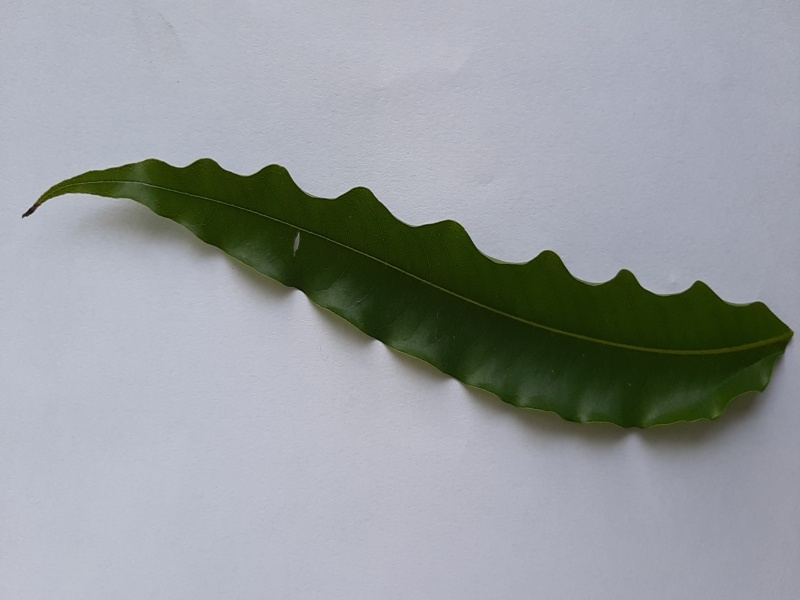
#> input picture test/Ashok2.jpg, 800 x 600 px, given as the content of the folder test/Ashok2.jpg, which was not available
$ python classify.py
#> lines starting #> are read from the running program, lines starting #| are printed output that depends on the picture
### utilities/rgbhistogram.py
import cv2
import numpy as np
import matplotlib.pyplot as plt


class RGBHistogram:
	def __init__(self, bins):
		# Store the number of bins the histogram will use
		self.bins = bins

	def describe(self, image, mask=None):
		# Compute a 3D histogram in the RGB colorspace, then normalize the histogram so that images
		# with the same content will have roughly the same histogram
		mask = cv2.cvtColor(mask,cv2.COLOR_BGR2GRAY)

		hist = cv2.calcHist([image], [0, 1, 2], mask, self.bins, [0, 256, 0, 256, 0, 256])

		cv2.normalize(hist, hist)
		return (hist.flatten())

### classify.py
from utilities.rgbhistogram import RGBHistogram
from sklearn.preprocessing import LabelEncoder
from sklearn.ensemble import RandomForestClassifier
from sklearn.model_selection import train_test_split
from sklearn.metrics import classification_report
from sklearn.neighbors import KNeighborsClassifier
import numpy as np
from sklearn.model_selection import cross_val_score
import glob
import cv2
import matplotlib.pyplot as plt
import _pickle as pickle
# Define paths

path_to_images =input("Enter train image path :")
#> the answer given: test/Ashok2.jpg
path_to_masks = input("Enter train image segmentents path : ")
#> the answer given: test/Ashok3.jpg

# Grab the image and mask paths
image_paths = sorted(glob.glob(path_to_images + "/*.jpg"))
mask_paths = sorted(glob.glob(path_to_masks + "/*.jpg"))

# Initialize the list of data and class label targets
data = []
target = []

# Initialize the image descriptor
descriptor = RGBHistogram([8, 8, 8])
k=0
# Loop over the image and mask paths
for (image_path, mask_path) in zip(image_paths, mask_paths):
	# Load the image and mask
	image = cv2.imread(image_path)
#> image is the input picture: shape (600, 800, 3); mean B, G, R 157.5, 154.5, 149.8
	mask = cv2.imread(mask_path)

	#mask = cv2.cvtColor(mask, cv2.COLOR_BGR2GRAY)

	# Describe the image
	features = descriptor.describe(image, mask)
#> in describe, `mask = cv2.cvtColor(mask,cv2.COLOR_BGR2GRAY)`:
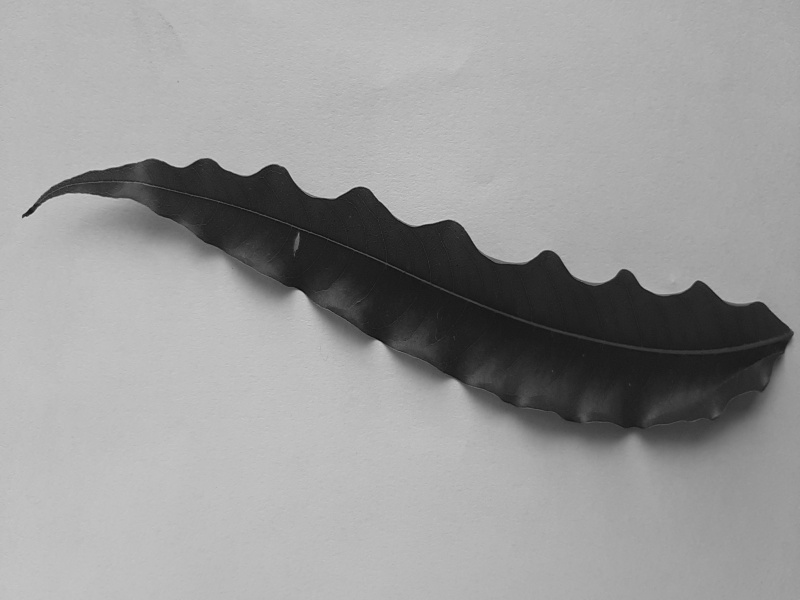
#> mask: shape (600, 800); min 10, max 204, mean 153.4
#> features = 512 values, max 0.826 at index 429, min 0 at index 2, mean 0.00381
	# Update the list of data and targets
	data.append(features)
	target.append(image_path.split("/")[1].split(".")[0])


# Grab the unique target names and encode the labels
target_names = np.unique(target)
le = LabelEncoder()
target = le.fit_transform(target)
# Construct the training and testing splits
#> (the run stopped early here; a loop or call above may not have finished)

$ run again, on test/Ashok3.jpg
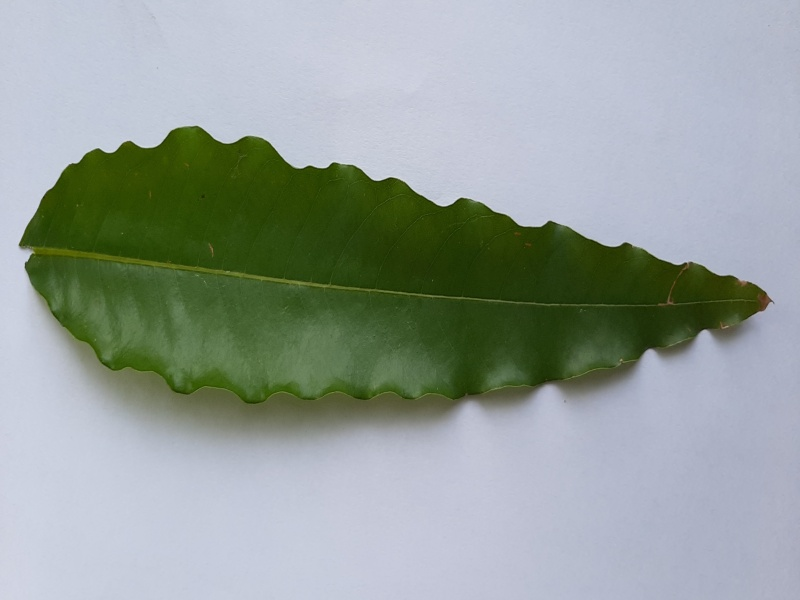
#> input picture test/Ashok3.jpg, 800 x 600 px, given as the content of the folder test/Ashok3.jpg, which was not available
#> image is the input picture: shape (600, 800, 3); mean B, G, R 155.2, 160, 149.8
#> in describe, `mask = cv2.cvtColor(mask,cv2.COLOR_BGR2GRAY)`:
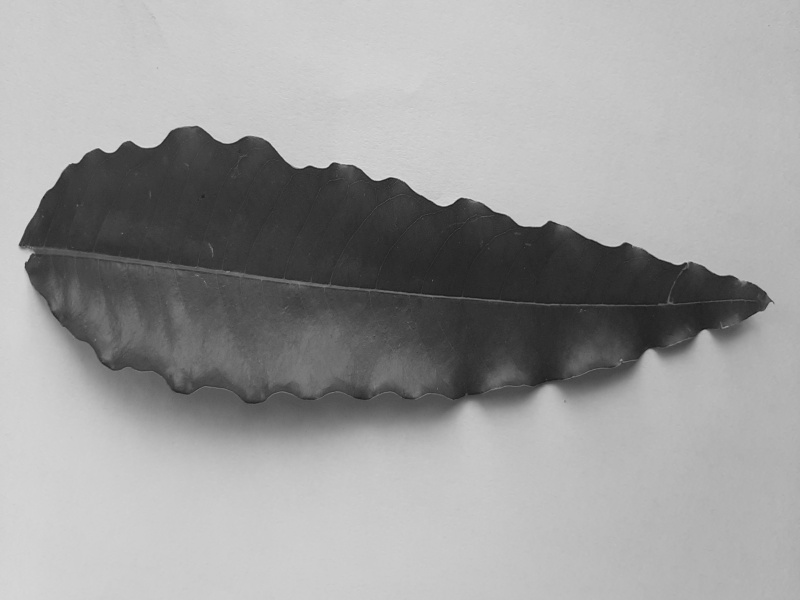
#> mask: shape (600, 800); min 26, max 225, mean 156.5
#> features = 512 values, max 0.798 at index 438, min 0 at index 0, mean 0.00434

$ run again, on test/Ashok9.jpg
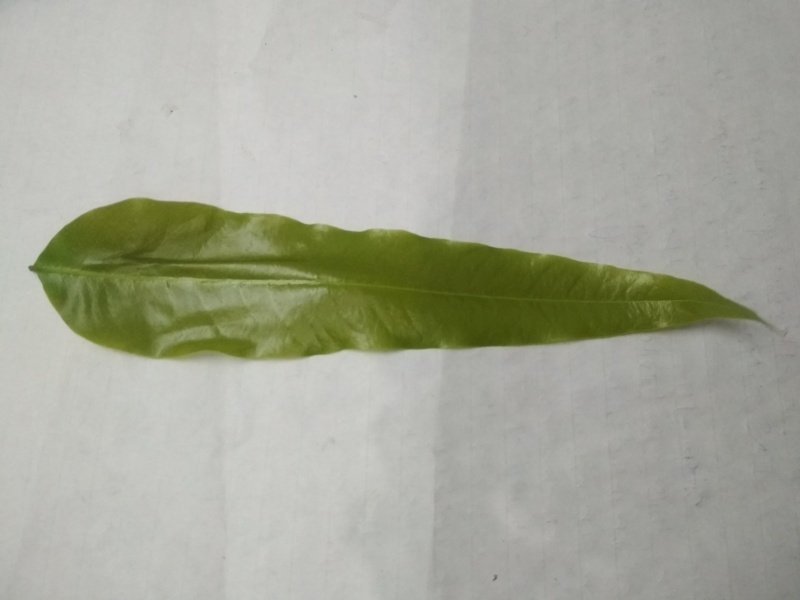
#> input picture test/Ashok9.jpg, 800 x 600 px, given as the content of the folder test/Ashok9.jpg, which was not available
#> image is the input picture: shape (600, 800, 3); mean B, G, R 154.3, 168.6, 166.6
#> in describe, `mask = cv2.cvtColor(mask,cv2.COLOR_BGR2GRAY)`:
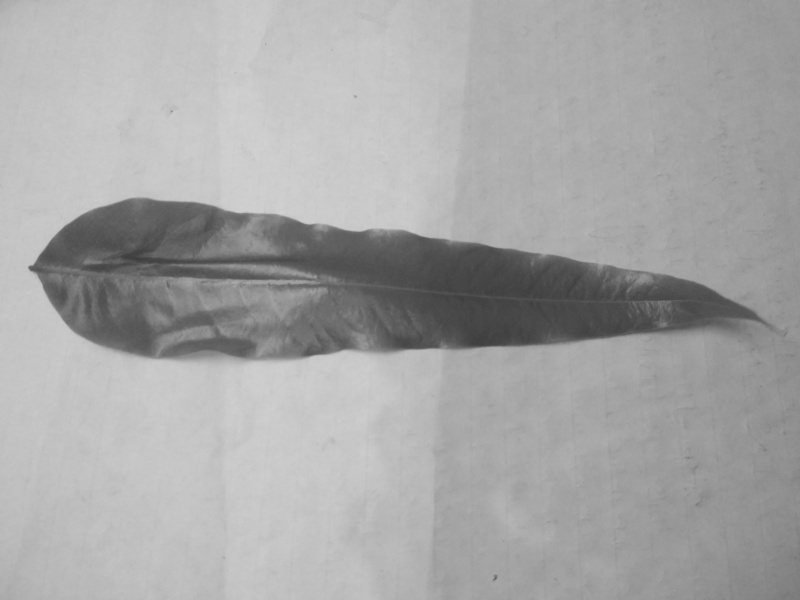
#> mask: shape (600, 800); min 61, max 210, mean 166.4
#> features = 512 values, max 0.687 at index 365, min 0 at index 0, mean 0.00479
